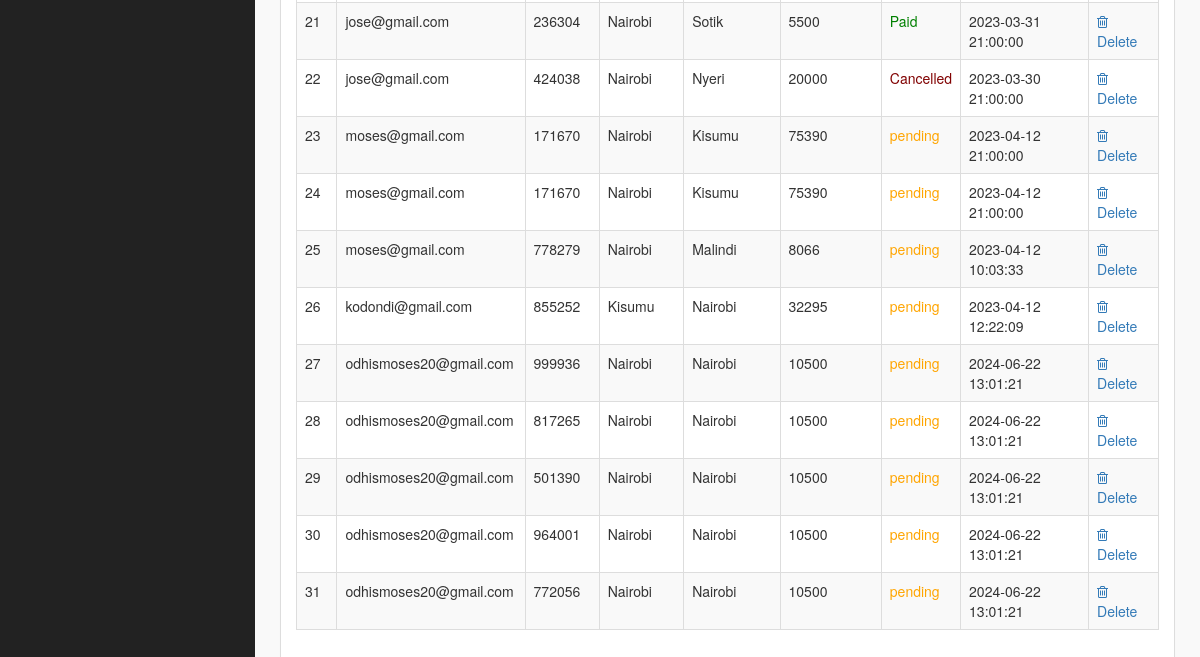
The page /admin_area/index.php?view_orders (signed in, lower part) on the database as committed earlier.
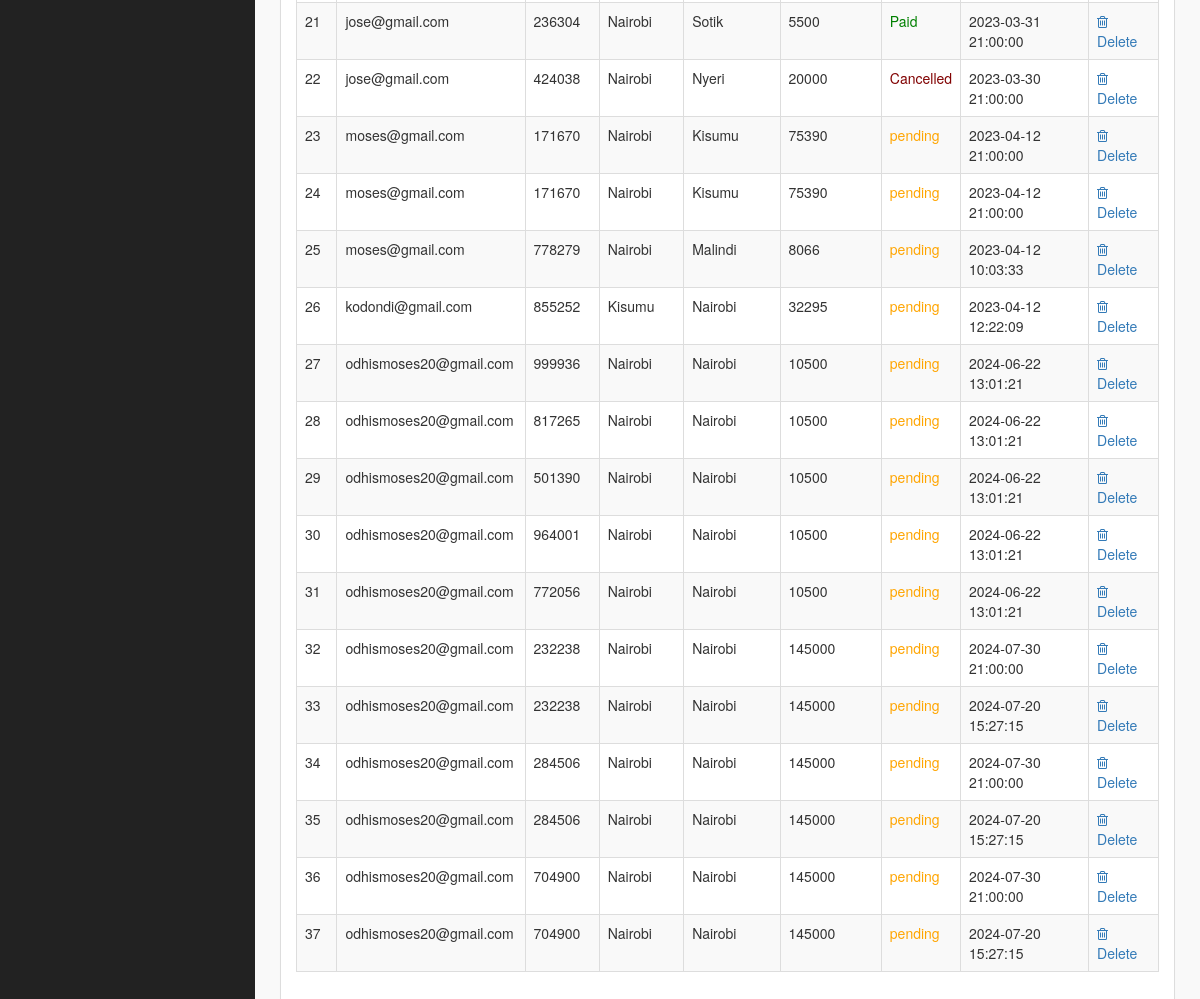
The same page on the database as committed later.
### tables this page shows
CREATE TABLE `orders` (
  `id` int(11) NOT NULL AUTO_INCREMENT,
  `customer` varchar(255) DEFAULT NULL,
  `order_id` varchar(255) DEFAULT NULL,
  `payment_status` varchar(10) NOT NULL,
  `amount` varchar(255) DEFAULT NULL,
  `origin` varchar(100) NOT NULL,
  `destination` varchar(100) NOT NULL,
  `order_date` timestamp NOT NULL DEFAULT current_timestamp(),
  `location` varchar(255) DEFAULT NULL,
  PRIMARY KEY (`id`)
);

### admin_area/view_orders.php (the view, shortened to what this page needs)
<?php
    if(!isset($_SESSION['admin_email'])){
        echo "<script>window.open('login.php','_self')</script>";
    }else{
?>
<div class="row">
    <div class="col-lg-12">
        <div class="panel panel-default">
            <div class="panel-body">
                <div class="table-responsive">
                    <table class="table table-striped table-bordered table-hover">
                        <tbody>
                            <?php
                                $i=0;
                                $get_orders = "select * from orders";
                                $run_orders = mysqli_query($con,$get_orders);
                                while($row_order=mysqli_fetch_array($run_orders)){
                                    $customer = $row_order['customer'];
                                    $order_id = $row_order['id'];
                                    $invoice_no = $row_order['order_id'];
                                    $origin       = $row_order['origin'];
                                    $destination  = $row_order['destination'];
                                    $date = $row_order['order_date'];
                                    $amount = $row_order['amount'];
                                    $status = $row_order['payment_status'];
                                    $i++;
                            ?>
                            <tr>
                                <td> <?php echo $i; ?> </td>
                                <td> <?php echo $customer; ?> </td>
                                <td> <?php echo $invoice_no; ?></td>
                                <td> <?php echo $origin; ?></td>
                                <td> <?php echo $destination; ?></td>
                                <td> <?php echo $amount; ?> </td>
                                <td> <?php
                                    $class = strtolower($status);
                                    echo "<span class='$class'> $status </span>";?> </td>
                                <td> <?php echo $date; ?> </td>
                                <td>
                                     <a href="index.php?delete_order=<?php echo $order_id; ?>">
                                        <i class="fa fa-trash-o"></i> Delete
                                     </a>
                                </td>
                            </tr>
                            <?php } ?>
                        </tbody>
                    </table>
                </div>
            </div>
        </div>
    </div>
</div>
<?php } ?>

### admin_area/index.php (shortened to what this page needs)
<?php
    if(!isset($_SESSION['admin_email'])){
        echo "<script>window.open('login.php','_self')</script>";
    }else{
?>
<!DOCTYPE html>
<html lang="en">
<head>
    <link rel="stylesheet" href="css/bootstrap-337.min.css">
    <link rel="stylesheet" href="font-awsome/css/font-awesome.min.css">
    <link rel="stylesheet" href="css/style.css">
</head>
<body>
    <div id="wrapper">
       <?php include("includes/sidebar.php"); ?>
        <div id="page-wrapper">
            <div class="container-fluid">
                <?php
                    if(isset($_GET['dashboard'])){
                        include("dashboard.php");
                }   if(isset($_GET['insert_product'])){
                        include("insert_product.php");
                }   if(isset($_GET['view_products'])){
                        include("view_products.php");
                }   if(isset($_GET['delete_product'])){
                        include("delete_product.php");
                }   if(isset($_GET['edit_product'])){
                        include("edit_product.php");
                }   if(isset($_GET['insert_p_cat'])){
                        include("insert_p_cat.php");
                }   if(isset($_GET['view_p_cats'])){
                        include("view_p_cats.php");
                }   if(isset($_GET['delete_p_cat'])){
                        include("delete_p_cat.php");
                }   if(isset($_GET['edit_p_cat'])){
                        include("edit_p_cat.php");
                }    if(isset($_GET['insert_slide'])){
                        include("insert_slide.php");
                }   if(isset($_GET['view_slides'])){
                        include("view_slides.php");
                }   if(isset($_GET['delete_slide'])){
                        include("delete_slide.php");
                }   if(isset($_GET['edit_slide'])){
                        include("edit_slide.php");
                }   if(isset($_GET['insert_box'])){
                        include("insert_box.php");
                }   if(isset($_GET['view_boxes'])){
                        include("view_boxes.php");
                }   if(isset($_GET['delete_box'])){
                        include("delete_box.php");
                }   if(isset($_GET['edit_box'])){
                        include("edit_box.php");
                }   if(isset($_GET['view_customers'])){
                        include("view_customers.php");
                }   if(isset($_GET['messages'])){
                        include("messages.php");
                 }   if(isset($_GET['delete_messages'])){
                        include("delete_messages.php");
                }   if(isset($_GET['delete_customer'])){
                        include("delete_customer.php");
                }   if(isset($_GET['view_orders'])){
                        include("view_orders.php");
                }   if(isset($_GET['view_referrals'])){
                        include("view_referrals.php");
                }   if(isset($_GET['delete_order'])){
                        include("delete_order.php");
                }   if(isset($_GET['view_payments'])){
                        include("view_payments.php");
                }   if(isset($_GET['delete_payment'])){
                        include("delete_payment.php");
                }   if(isset($_GET['view_users'])){
                        include("view_users.php");
                }   if(isset($_GET['delete_user'])){
                        include("delete_user.php");
                }   if(isset($_GET['insert_user'])){
                        include("insert_user.php");
                }   if(isset($_GET['user_profile'])){
                        include("user_profile.php");
                }   if(isset($_GET['insert_terms'])){
                        include("insert_terms.php");
                }   if(isset($_GET['view_terms'])){
                        include("view_terms.php");
                }   if(isset($_GET['delete_term'])){
                        include("delete_term.php");
                }   if(isset($_GET['edit_term'])){
                        include("edit_term.php");
                }   if(isset($_GET['edit_css'])){
                        include("edit_css.php");
                }   if(isset($_GET['insert_manufacturer'])){
                        include("insert_manufacturer.php");
                }   if(isset($_GET['view_manufacturers'])){
                        include("view_manufacturers.php");
                }   if(isset($_GET['delete_manufacturer'])){
                        include("delete_manufacturer.php");
                }   if(isset($_GET['edit_manufacturer'])){
                        include("edit_manufacturer.php");
                }
                ?>
            </div>
        </div>
    </div>
</body>
</html>
<?php } ?>

### admin_area/includes/sidebar.php (shortened to what this page needs)
<?php
    if(!isset($_SESSION['admin_email'])){
        echo "<script>window.open('login.php','_self')</script>";
    }else{
?>
<nav class="navbar navbar-inverse navbar-fixed-top">
    <div class="collapse navbar-collapse navbar-ex1-collapse">
        <ul class="nav navbar-nav side-nav">
        </ul>
    </div>
</nav>
<?php } ?>

### admin_area/css/style.css (style rules this page uses)
body { margin-top: 100px; }
#wrapper { padding-left: 0px; }
#page-wrapper { width: 100%; padding: 0; background-color: #f9f9f9; }
@media (min-width: 768px) { body { margin-top: 50px; } }
@media (min-width: 768px) { #wrapper { padding-left: 255px; } }
@media (min-width: 768px) { #page-wrapper { padding: 10px; } }
@media (min-width: 768px) { .side-nav { position: fixed; top: 51px; bottom: 0; width: 255px; overflow-y: auto; overflow-x: hidden; background-color: #222222; padding-bottom: 40px; border-radius: 0; } }
.panel-body { border-radius: 5px; }

### admin_area/view_orders.php (style rules this page uses)
.pending { color: orange; }
.paid { color: green; }
.cancelled { color: maroon; }

Rows that differ between the two databases and show on the page:
added orders: customer "odhismoses20@gmail.com", order "232238", origin "Nairobi", destination "Nairobi", amount "145000", payment_status "pending", order_date "2024-07-30 21:00:00"
added orders: customer "odhismoses20@gmail.com", order "232238", origin "Nairobi", destination "Nairobi", amount "145000", payment_status "pending", order_date "2024-07-20 15:27:15"
added orders: customer "odhismoses20@gmail.com", order "284506", origin "Nairobi", destination "Nairobi", amount "145000", payment_status "pending", order_date "2024-07-30 21:00:00"
added orders: customer "odhismoses20@gmail.com", order "284506", origin "Nairobi", destination "Nairobi", amount "145000", payment_status "pending", order_date "2024-07-20 15:27:15"
added orders: customer "odhismoses20@gmail.com", order "704900", origin "Nairobi", destination "Nairobi", amount "145000", payment_status "pending", order_date "2024-07-30 21:00:00"
added orders: customer "odhismoses20@gmail.com", order "704900", origin "Nairobi", destination "Nairobi", amount "145000", payment_status "pending", order_date "2024-07-20 15:27:15"
